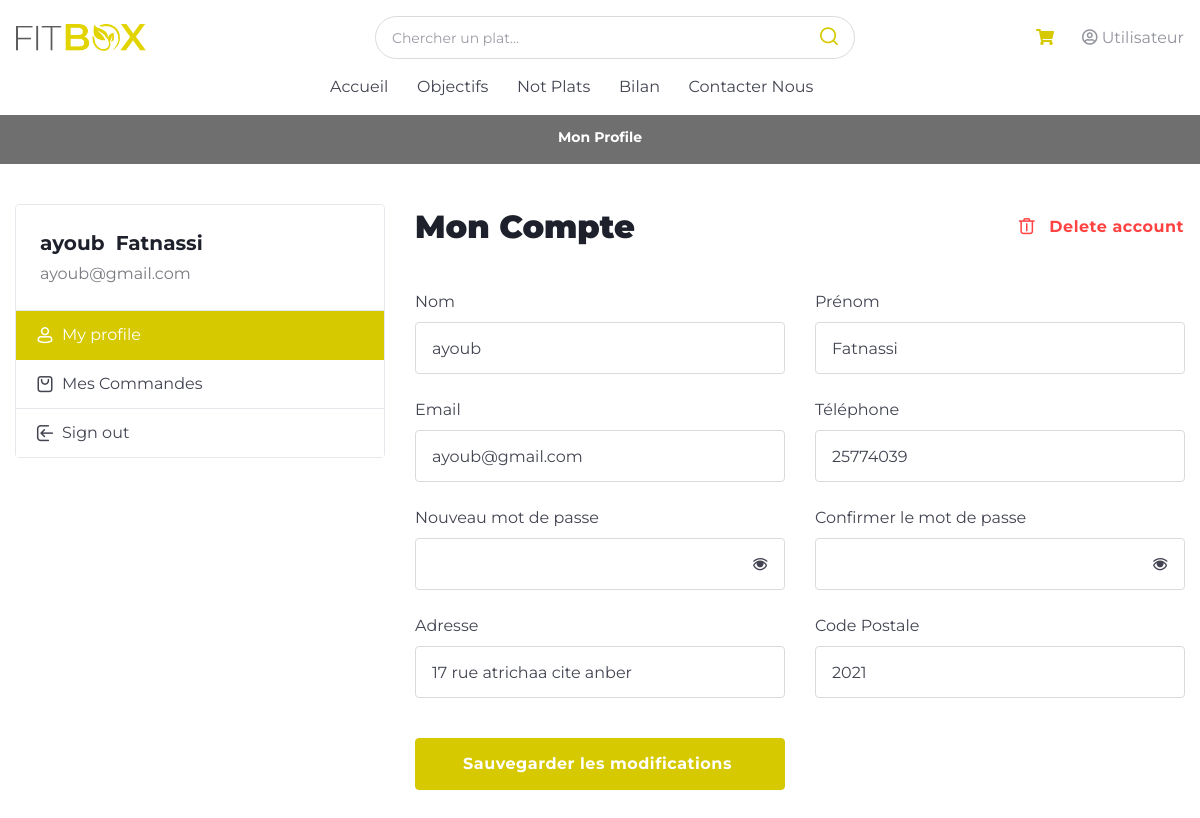
Page /mon-compte.php (signed in) on the committed database.
### tables this page shows
CREATE TABLE `utilisateur` (
  `id_user` int(4) NOT NULL,
  `nom_user` varchar(20) DEFAULT NULL,
  `prenom_user` varchar(20) DEFAULT NULL,
  `telephone` int(8) DEFAULT NULL,
  `adresse` varchar(99) DEFAULT NULL,
  `cp` int(4) DEFAULT NULL,
  `email` varchar(30) DEFAULT NULL,
  `motdepasse` varchar(30) DEFAULT NULL
);

### mon-compte.php (the view, shortened to what this page needs)
<!DOCTYPE html>
<html lang="en">
  <head>
  <?php
include('connect.php');
?>
  </head>
  <body>
  <?php include('header.php') ?>
    <main class="cs-page-wrapper">
      <nav id="bg-grey" class=" bg-secondary mb-3" aria-label="breadcrumb">
        <div class="container">
          <ol class="breadcrumb breadcrumb-alt mb-0 justify-content-center font-weight-bold">
            <li class="breadcrumb-item justify-content-center" aria-current="page">Mon Profile</li>
          </ol>
        </div>
      </nav>
      <section class="container pt-3 pt-lg-4 pb-5 pb-lg-6">
        <div class="row pb-2 pb-lg-0">
          <?php
              if (!isset($_SESSION['nom_user']) || empty($_SESSION['nom_user'])){  ?>
 <div class="container login-container " id="login">
            <div class="row ">
                <div class="col-md-6  mb-5 login-form-1">
                    <h3 class="text-primary">S'identifier</h3>
                    <form method="post" action="login.php">
              <div class="row pb-3 ">
                <div class="col-sm-6 form-group">
                  <label for="ac-email">Email</label>
                  <input type="email" name="email" id="ac-email" class="form-control form-control-lg">
                </div>
                <div class="col-sm-6 form-group">
                  <label for="ac-password">mot de passe</label>
                  <div class="cs-password-toggle input-group-overlay">
                    <input type="password" id="ac-password" class="form-control form-control-lg" name="password">
                    <div class="input-group-append-overlay">
                      <label class="btn cs-password-toggle-btn input-group-text">
                        <input type="checkbox" class="custom-control-input" >
                        <i class="cxi-eye cs-password-toggle-indicator" id="togglePassword"></i>
                        <span class="sr-only">Afficher le mot de passe</span>
                      </label>
                    </div>
                  </div>
                </div>
              </div>
              <button type="submit" name="login-btn" class="btn btn-primary btn-lg">&nbsp; s'identifier &nbsp;</button>
            </form>
                </div>
                <div class="col-md-6 login-form">
                    <h3 class="text-primary">S'inscrire</h3>
                    <form method="post" action="login.php">
              <div class="row pb-3">
                <div class="col-sm-6 form-group">
                  <label for="ac-fn">Nom</label>
                  <input type="text" name="nom" id="ac-fn" class="form-control form-control-lg" >
                </div>
                <div class="col-sm-6 form-group">
                  <label for="ac-ln">Prénom</label>
                  <input type="text" name="prenom" id="ac-ln" class="form-control form-control-lg" >
                </div>
                <div class="col-sm-6 form-group">
                  <label for="ac-email">Email</label>
                  <input type="email" name="email" id="ac-email" class="form-control form-control-lg">
                </div>
                <div class="col-sm-6 form-group">
                  <label for="ac-phone">Téléphone</label>
                  <input type="text" id="ac-phone" name="telephone" class="form-control form-control-lg">
                </div>
                <div class="col-sm-6 form-group">
                  <label for="ac-phone">Date de Naissance</label>
                  <input type="date" id="ac-phone" name="date" class="form-control form-control-lg">
                </div>
                <div class="col-sm-6 form-group">
                  <label for="ac-password">Mot de passe</label>
                  <div class="cs-password-toggle input-group-overlay">
                    <input type="password" id="ac-password" class="form-control form-control-lg" name="password">
                    <div class="input-group-append-overlay">
                      <label class="btn cs-password-toggle-btn input-group-text">
                        <input type="checkbox" class="custom-control-input" >
                        <i class="cxi-eye cs-password-toggle-indicator" id="togglePassword"></i>
                        <span class="sr-only">Afficher le mot de passe</span>
                      </label>
                    </div>
                  </div>
                </div>
                <div class="col-sm-6 form-group">
                  <label for="ac-password-confirm">Confirmer le mot de passe</label>
                  <div class="cs-password-toggle input-group-overlay">
                    <input type="password" id="ac-password-confirm" class="form-control form-control-lg">
                    <div class="input-group-append-overlay">
                      <label class="btn cs-password-toggle-btn input-group-text">
                        <input type="checkbox" class="custom-control-input">
                        <i class="cxi-eye cs-password-toggle-indicator" id="togglePassword"></i>
                        <span class="sr-only">Afficher le mot de passe</span>
                      </label>
                    </div>
                  </div>
                </div>
                <div class="col-sm-6 form-group">
                  <label for="ac-address">Adresse</label>
                  <input type="text" id="ac-address" name="adresse" class="form-control form-control-lg">
                </div>
                <div class="col-sm-6 form-group">
                  <label for="ac-zip">Code Postale</label>
                  <input type="text" id="ac-zip" name="cp" class="form-control form-control-lg">
                </div>
              </div>
              <button type="submit" name="sinscrire-profile" class="btn btn-primary btn-lg">&nbsp; S'inscrire &nbsp;</button>
            </form>
                </div>
</div>
<?php }
else {  ?>
          <aside class="col-xl-3 col-lg-4 pb-3 mb-4 mb-lg-0">
            <div class="sidebar-sticky" data-sidebar-sticky-options='{
              "topSpacing": 120,
              "minWidth": 991
            }'>
              <div class="sidebar-sticky-inner">
                <div class="card">
                  <div class="card-body">
                    <h5 class="card-title mb-1"><?php
                                    $id=$_SESSION['id_user'];
                                    $sql = "SELECT * FROM utilisateur WHERE id_user='$id' ";
                                    $query_run = mysqli_query($con, $sql);
                                    foreach($query_run as $row)
                                    {
                     echo $row['nom_user'];
                     echo "&nbsp;&nbsp;" .$row['prenom_user'];?></h5>
                    <p class="card-text text-muted mb-lg-0"><?php echo  $row['email'] ?></p>
                  </div>
                  <div id="account-menu" class="collapse d-lg-block">
                    <div class="list-group list-group-flush border-top">
                      <a href="mon-compte.php" class="list-group-item list-group-item-action d-flex align-items-center active">
                        <i class="cxi-profile font-size-lg mr-2"></i>
                        <span>My profile</span>
                      </a>
                      <a href="mescommandes.php" class="list-group-item list-group-item-action d-flex align-items-center ">
                        <i class="cxi-bag font-size-lg mr-2"></i>
                        <span>Mes Commandes</span>
                      </a>
                      <a href="logout.php" class="list-group-item list-group-item-action d-flex align-items-center">
                        <i class="cxi-logout font-size-lg mr-2"></i>
                        <span>Sign out</span>
                      </a>
                    </div>
                  </div>
                </div>
              </div>
            </div>
          </aside>
          <div class="col-lg-8 ml-auto">
            <div class="d-flex align-items-center justify-content-between mb-4 pb-1 pb-sm-3">
              <h1 class="h2 mb-0">Mon Compte</h1>
              <a href="mon-compte.php" class="btn text-danger btn-link font-size-base text-decoration-none pr-0">
                <i class="cxi-delete font-size-lg mt-n1 mr-2"></i>
                Delete account
              </a>
            </div>
            <form method="post" action="account.php">
              <div class="row pb-3">
                <div class="col-sm-6 form-group">
                  <label for="ac-fn">Nom</label>
                  <input type="text" name="nom" id="ac-fn" class="form-control form-control-lg" value="<?php echo $row['nom_user']?>">
                </div>
                <div class="col-sm-6 form-group">
                  <label for="ac-ln">Prénom</label>
                  <input type="text" name="prenom" id="ac-ln" class="form-control form-control-lg" value="<?php echo $row['prenom_user']?>">
                </div>
                <div class="col-sm-6 form-group">
                  <label for="ac-email">Email</label>
                  <input type="email" name="email" id="ac-email" class="form-control form-control-lg" value="<?php echo $row['email']?>">
                </div>
                <div class="col-sm-6 form-group">
                  <label for="ac-phone">Téléphone</label>
                  <input type="text" id="ac-phone" name="telephone" class="form-control form-control-lg" value="<?php echo $row['telephone']?>">
                </div>
                <div class="col-sm-6 form-group">
                  <label for="ac-password">Nouveau mot de passe</label>
                  <div class="cs-password-toggle input-group-overlay">
                    <input type="password" id="ac-password" class="form-control form-control-lg" name="password">
                    <div class="input-group-append-overlay">
                      <label class="btn cs-password-toggle-btn input-group-text">
                        <i class="cxi-eye cs-password-toggle-indicator"></i>
                      </label>
                    </div>
                  </div>
                </div>
                <div class="col-sm-6 form-group">
                  <label for="ac-password-confirm">Confirmer le mot de passe</label>
                  <div class="cs-password-toggle input-group-overlay">
                    <input type="password" id="ac-password-confirm" class="form-control form-control-lg">
                    <div class="input-group-append-overlay">
                      <label class="btn cs-password-toggle-btn input-group-text">
                        <i class="cxi-eye cs-password-toggle-indicator"></i>
                      </label>
                    </div>
                  </div>
                </div>
                <div class="col-sm-6 form-group">
                  <label for="ac-address">Adresse</label>
                  <input type="text" id="ac-address" name="adresse" class="form-control form-control-lg" value="<?php echo $row['adresse']?>">
                </div>
                <div class="col-sm-6 form-group">
                  <label for="ac-zip">Code Postale</label>
                  <input type="text" id="ac-zip" name="cp" class="form-control form-control-lg" value="<?php echo $row['cp']?>">
                </div>
              </div>
              <button type="submit" name="edit-profile" class="btn btn-primary btn-lg">&nbsp;Sauvegarder les modifications &nbsp;</button>
            </form>
            <?php
                }
        ?>
          </div>
        </div>
      </section>
    </main>
      <?php
}
?>
  </body>
</html>

### header.php (style rules this page uses)
* { font-family: 'Montserrat', sans-serif; }

### rows in the picture
utilisateur: nom_user "ayoub", prenom_user "Fatnassi", email "ayoub@gmail.com", nom "ayoub", prenom "Fatnassi", telephone "25774039", adresse "17 rue atrichaa cite anber", cp "2021"
